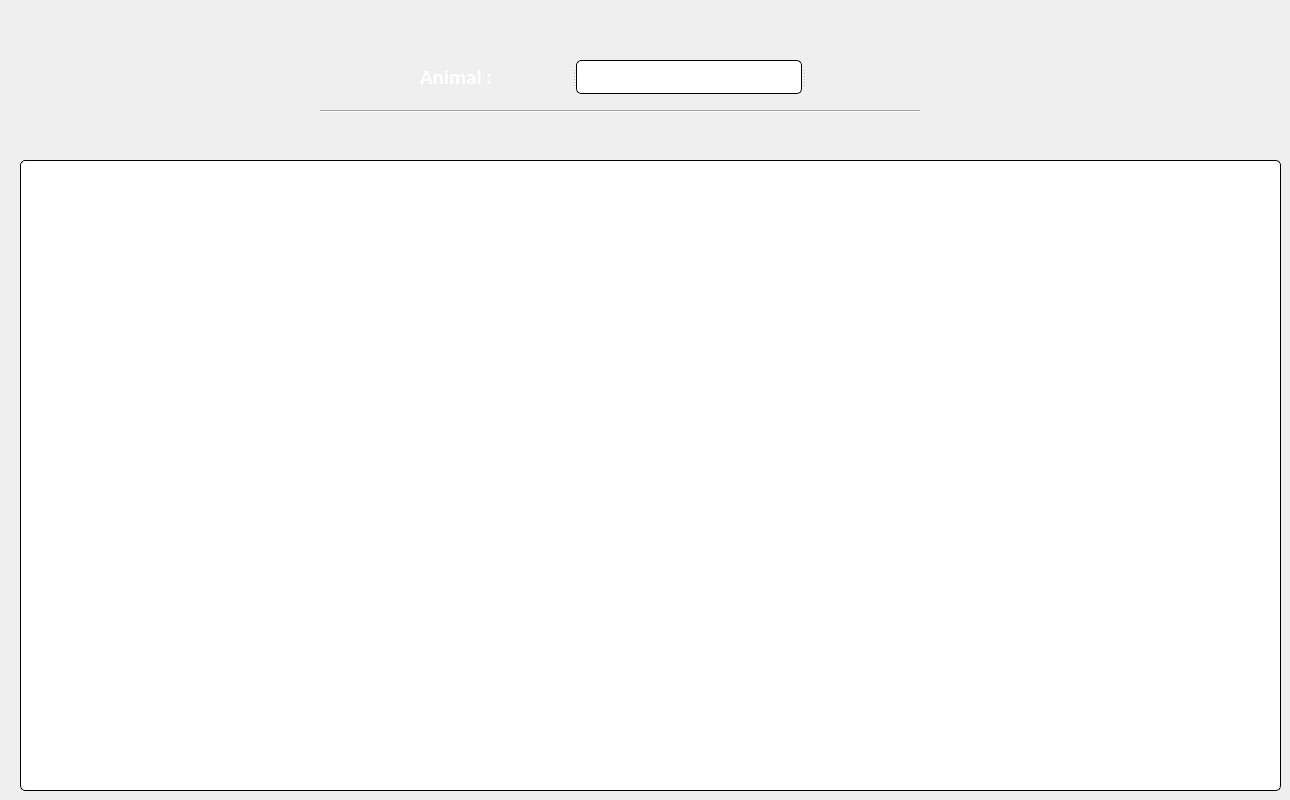
      <widget class="QWidget" name="tab_4">
       <attribute name="title">
        <string>Information</string>
       </attribute>
       <widget class="QListWidget" name="infoList">
        <property name="geometry">
         <rect>
          <x>20</x>
          <y>160</y>
          <width>1261</width>
          <height>631</height>
         </rect>
        </property>
        <property name="styleSheet">
         <string notr="true">background-color: rgb(255, 255, 255);
border: 1px solid black;
border-radius: 5px;</string>
        </property>
       </widget>
       <widget class="Line" name="line1_3">
        <property name="geometry">
         <rect>
          <x>320</x>
          <y>110</y>
          <width>600</width>
          <height>3</height>
         </rect>
        </property>
        <property name="orientation">
         <enum>Qt::Horizontal</enum>
        </property>
       </widget>
       <widget class="QLabel" name="logo_V_3">
        <property name="geometry">
         <rect>
          <x>40</x>
          <y>10</y>
          <width>161</width>
          <height>71</height>
         </rect>
        </property>
        <property name="styleSheet">
         <string notr="true">
border-radius: 5px;</string>
        </property>
        <property name="text">
         <string/>
        </property>
        <property name="pixmap">
         <pixmap resource="ressources.qrc">:/ressources/logo_App.png</pixmap>
        </property>
       </widget>
       <widget class="QSplitter" name="splitter_13">
        <property name="geometry">
         <rect>
          <x>420</x>
          <y>60</y>
          <width>401</width>
          <height>34</height>
         </rect>
        </property>
        <property name="orientation">
         <enum>Qt::Horizontal</enum>
        </property>
        <widget class="QSplitter" name="splitter">
         <property name="orientation">
          <enum>Qt::Horizontal</enum>
         </property>
         <widget class="QLabel" name="label_2">
          <property name="font">
           <font>
            <family>Calibri</family>
            <pointsize>16</pointsize>
            <weight>75</weight>
            <bold>true</bold>
           </font>
          </property>
          <property name="styleSheet">
           <string notr="true">color: rgb(255, 255, 255);</string>
          </property>
          <property name="text">
           <string>Animal :</string>
          </property>
         </widget>
         <widget class="QLineEdit" name="infoSerarch">
          <property name="styleSheet">
           <string notr="true">background-color: rgb(255, 255, 255);
border: 1px solid black;
border-radius: 5px;</string>
          </property>
         </widget>
        </widget>
        <widget class="QLabel" name="label_4">
         <property name="styleSheet">
          <string notr="true">background-color: rgba(240, 240, 240, 0);</string>
         </property>
         <property name="text">
          <string/>
         </property>
         <property name="pixmap">
          <pixmap resource="ressources.qrc">:/ressources/recherchePetit.png</pixmap>
         </property>
        </widget>
       </widget>
      </widget>
